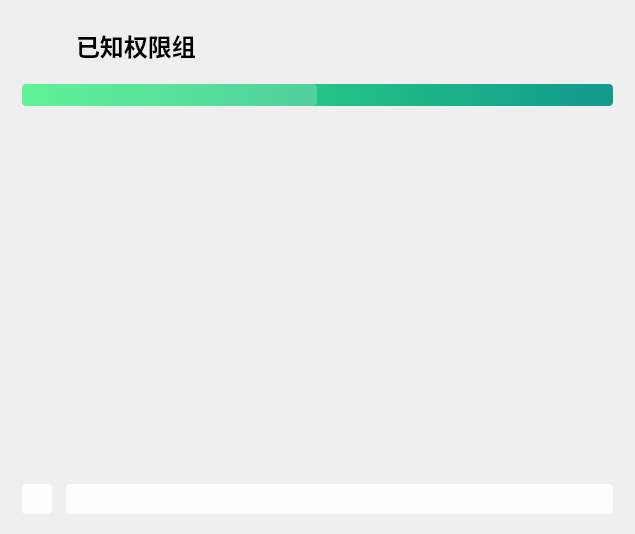
<?xml version="1.0" encoding="UTF-8"?>
<ui version="4.0">
 <class>sp_permissionGroups</class>
 <widget class="QWidget" name="sp_permissionGroups">
  <property name="geometry">
   <rect>
    <x>0</x>
    <y>0</y>
    <width>635</width>
    <height>534</height>
   </rect>
  </property>
  <property name="windowTitle">
   <string>Form</string>
  </property>
  <layout class="QHBoxLayout" name="horizontalLayout_4">
   <item>
    <widget class="QWidget" name="widget" native="true">
     <property name="styleSheet">
      <string notr="true">border-radius: 4px;
background-color: rgba(255, 255, 255, 0);
border:0px solid #BDBDBD;</string>
     </property>
     <layout class="QVBoxLayout" name="verticalLayout_2">
      <property name="leftMargin">
       <number>11</number>
      </property>
      <property name="rightMargin">
       <number>11</number>
      </property>
      <item>
       <layout class="QVBoxLayout" name="verticalLayout">
        <property name="spacing">
         <number>14</number>
        </property>
        <item>
         <layout class="QHBoxLayout" name="horizontalLayout_2">
          <property name="spacing">
           <number>14</number>
          </property>
          <item>
           <widget class="QLabel" name="icon">
            <property name="minimumSize">
             <size>
              <width>40</width>
              <height>40</height>
             </size>
            </property>
            <property name="maximumSize">
             <size>
              <width>40</width>
              <height>40</height>
             </size>
            </property>
            <property name="styleSheet">
             <string notr="true">border-radius: 4px;
border:0px solid #BDBDBD;
image: url(:/ico/image/ico/about/information-line.svg);</string>
            </property>
            <property name="text">
             <string/>
            </property>
           </widget>
          </item>
          <item>
           <widget class="QLabel" name="title">
            <property name="minimumSize">
             <size>
              <width>0</width>
              <height>50</height>
             </size>
            </property>
            <property name="maximumSize">
             <size>
              <width>16777215</width>
              <height>50</height>
             </size>
            </property>
            <property name="font">
             <font>
              <pointsize>18</pointsize>
              <bold>true</bold>
             </font>
            </property>
            <property name="styleSheet">
             <string notr="true">border-radius: 4px;
border:0px solid #BDBDBD;</string>
            </property>
            <property name="text">
             <string>已知权限组</string>
            </property>
           </widget>
          </item>
         </layout>
        </item>
        <item>
         <widget class="QProgressBar" name="progressBar">
          <property name="styleSheet">
           <string notr="true">QProgressBar{
	font:9pt;
	border-radius:4px;
	text-align:center;
	/*border:1px solid #E8EDF2;*/
    border:0px solid #E8EDF2;
	background-color: qlineargradient(x1:0,y1:1,x1:1,y1:0,stop:0 #11998e, stop:1 #38ef7d);
}
QProgressBar:chunk{
	border-radius:4px;
	background-color:rgba(255,255,255,0.2);
}
</string>
          </property>
          <property name="maximum">
           <number>0</number>
          </property>
          <property name="value">
           <number>-1</number>
          </property>
          <property name="textVisible">
           <bool>true</bool>
          </property>
         </widget>
        </item>
        <item>
         <widget class="QListView" name="listView">
          <property name="enabled">
           <bool>true</bool>
          </property>
          <property name="font">
           <font>
            <family>MiSans Medium</family>
           </font>
          </property>
         </widget>
        </item>
        <item>
         <layout class="QHBoxLayout" name="horizontalLayout">
          <item>
           <widget class="QPushButton" name="back_to_basePage">
            <property name="minimumSize">
             <size>
              <width>30</width>
              <height>30</height>
             </size>
            </property>
            <property name="maximumSize">
             <size>
              <width>30</width>
              <height>30</height>
             </size>
            </property>
            <property name="styleSheet">
             <string notr="true">QPushButton{background-color:rgba(255,255,255,0.9);border-radius:4px;border:0px;}
QPushButton:hover{background-color:rgba(255,255,255,0.7);}
QPushButton:pressed{background-color:rgba(255,255,255,0.6);}</string>
            </property>
            <property name="text">
             <string/>
            </property>
            <property name="icon">
             <iconset resource="../../ico.qrc">
              <normaloff>:/ico/image/ico/arrow-left-line.svg</normaloff>:/ico/image/ico/arrow-left-line.svg</iconset>
            </property>
            <property name="iconSize">
             <size>
              <width>18</width>
              <height>18</height>
             </size>
            </property>
           </widget>
          </item>
          <item>
           <widget class="QPushButton" name="refreshBtn">
            <property name="sizePolicy">
             <sizepolicy hsizetype="Expanding" vsizetype="Fixed">
              <horstretch>0</horstretch>
              <verstretch>0</verstretch>
             </sizepolicy>
            </property>
            <property name="minimumSize">
             <size>
              <width>30</width>
              <height>30</height>
             </size>
            </property>
            <property name="maximumSize">
             <size>
              <width>16777215</width>
              <height>30</height>
             </size>
            </property>
            <property name="styleSheet">
             <string notr="true">QPushButton{background-color:rgba(255,255,255,0.9);border-radius:4px;border:0px;}
QPushButton:hover{background-color:rgba(255,255,255,0.7);}
QPushButton:pressed{background-color:rgba(255,255,255,0.6);}</string>
            </property>
            <property name="text">
             <string/>
            </property>
            <property name="icon">
             <iconset resource="../../ico.qrc">
              <normaloff>:/ico/image/ico/refresh-line.svg</normaloff>:/ico/image/ico/refresh-line.svg</iconset>
            </property>
            <property name="iconSize">
             <size>
              <width>18</width>
              <height>18</height>
             </size>
            </property>
           </widget>
          </item>
         </layout>
        </item>
       </layout>
      </item>
     </layout>
    </widget>
   </item>
  </layout>
 </widget>
 <resources>
  <include location="../../ico.qrc"/>
 </resources>
 <connections/>
</ui>
